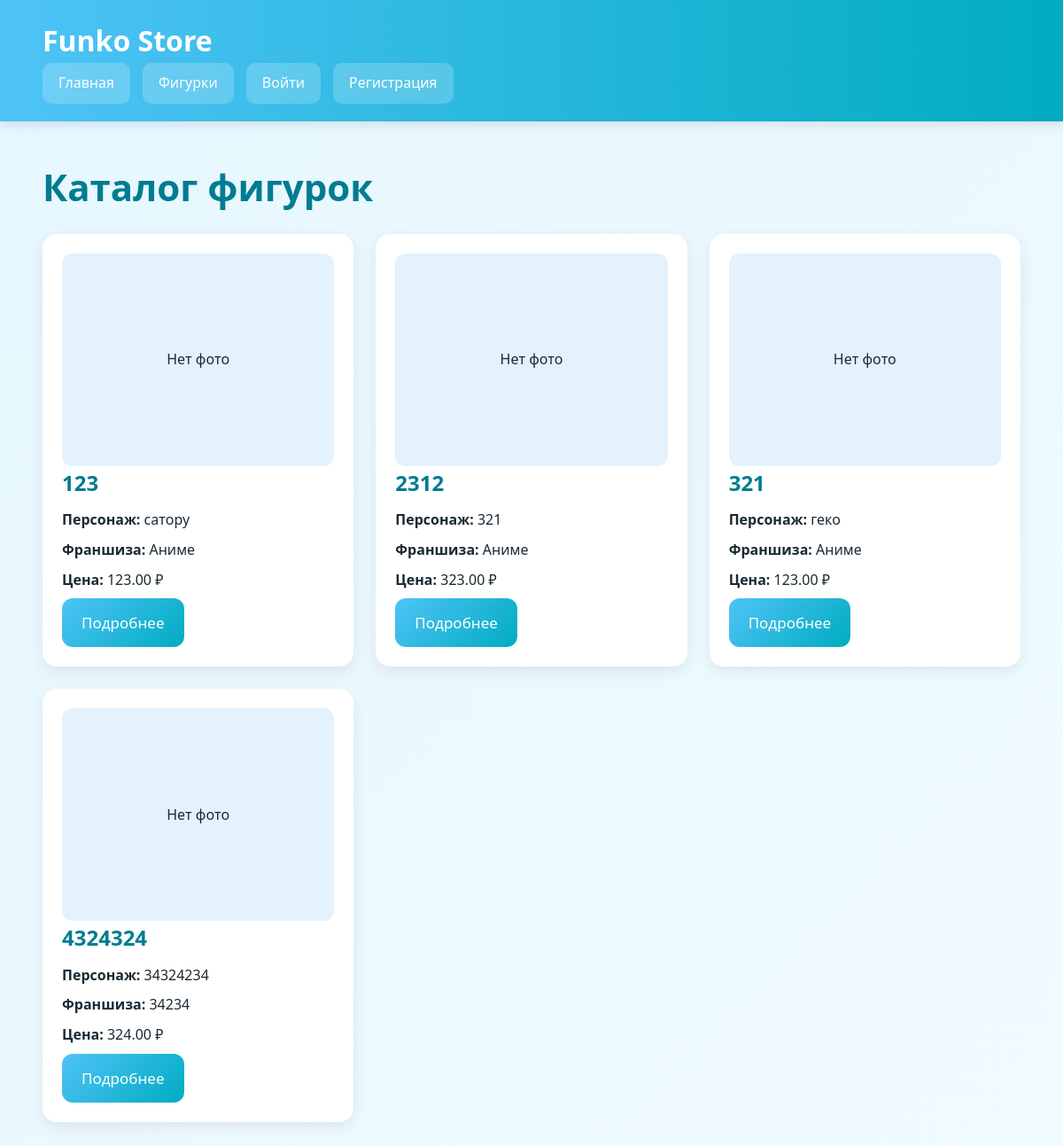
The page /figures/ on the database its author committed.
### catalog/models.py (models this page shows, shortened)
class FunkoFigure(models.Model):
    title = models.CharField(max_length=255, verbose_name='Название')
    character_name = models.CharField(max_length=255, verbose_name='Персонаж')
    franchise = models.CharField(max_length=255, verbose_name='Франшиза')
    series = models.CharField(
        max_length=255,
        blank=True,
        null=True,
        verbose_name='Серия'
    )
    price = models.DecimalField(
        max_digits=10,
        decimal_places=2,
        verbose_name='Цена'
    )
    stock = models.PositiveIntegerField(default=0, verbose_name='Количество на складе')
    release_date = models.DateField(
        blank=True,
        null=True,
        verbose_name='Дата выпуска'
    )
    image = models.ImageField(
        upload_to='figures/',
        blank=True,
        null=True,
        verbose_name='Изображение'
    )
    description = models.TextField(
        blank=True,
        null=True,
        verbose_name='Описание'
    )
    is_available = models.BooleanField(default=True, verbose_name='Доступна')
    created_at = models.DateTimeField(auto_now_add=True, verbose_name='Создано')
    updated_at = models.DateTimeField(auto_now=True, verbose_name='Обновлено')
    class Meta:
        verbose_name = 'Фигурка'
        verbose_name_plural = 'Фигурки'
        ordering = ['title']

### catalog/views.py (the view)
# urls.py: path('', figure_list, name='figure_list'),
def figure_list(request):
    figures = FunkoFigure.objects.all()
    return render(request, 'catalog/figure_list.html', {'figures': figures})

### templates/catalog/figure_list.html (shortened to what this page needs)
{% extends 'base.html' %}
{% block content %}
<div class="page-header">
    <h1 class="page-title">Каталог фигурок</h1>
</div>
<div class="cards">
    {% for figure in figures %}
        <div class="card">
            {% if figure.image %}
                <img src="{{ figure.image.url }}" alt="{{ figure.title }}" class="card-image">
            {% else %}
                <div class="no-image">Нет фото</div>
            {% endif %}
            <h2 class="card-title">{{ figure.title }}</h2>
            <p class="card-text"><strong>Персонаж:</strong> {{ figure.character_name }}</p>
            <p class="card-text"><strong>Франшиза:</strong> {{ figure.franchise }}</p>
            <p class="card-text"><strong>Цена:</strong> {{ figure.price }} ₽</p>
            <a href="{% url 'figure_detail' figure.pk %}" class="btn">Подробнее</a>
        </div>
    {% empty %}
        <p>Пока фигурок нет.</p>
    {% endfor %}
</div>
{% endblock %}

### static/css/style.css (style rules this page uses)
* { margin: 0; padding: 0; box-sizing: border-box; }
body { font-family: 'Segoe UI', Arial, sans-serif; background: linear-gradient(135deg, #e6f7ff, #f0fbff); color: #1a2a33; line-height: 1.6; }
.page-title { font-size: 42px; margin-bottom: 15px; color: #007c91; }
.btn { display: inline-block; padding: 14px 22px; border-radius: 12px; background: linear-gradient(135deg, #4fc3f7, #00acc1); color: white; text-decoration: none; font-size: 17px; font-weight: 500; transition: 0.3s; }
.page-title { margin-bottom: 20px; }
.cards { display: grid; grid-template-columns: repeat(3, 1fr); gap: 25px; }
.card { background: #ffffff; border-radius: 16px; padding: 22px; box-shadow: 0 6px 18px rgba(0,0,0,0.08); transition: 0.3s; }
.card-title { font-size: 24px; margin-bottom: 10px; color: #007c91; }
.card-text { margin-bottom: 8px; font-size: 16px; }
.no-image { width: 100%; height: 240px; background: #e3f2fd; display: flex; align-items: center; justify-content: center; border-radius: 12px; }

### rows shown on the page
FunkoFigure: image "Нет фото", title "123", character_name "сатору", franchise "Аниме", price "123.00"
FunkoFigure: image "Нет фото", title "2312", character_name "321", franchise "Аниме", price "323.00"
FunkoFigure: shows "Нет фото", title "321", character_name "геко", franchise "Аниме", price "123.00"
FunkoFigure: image "Нет фото", title "4324324", character_name "34324234", franchise "34234", price "324.00"
